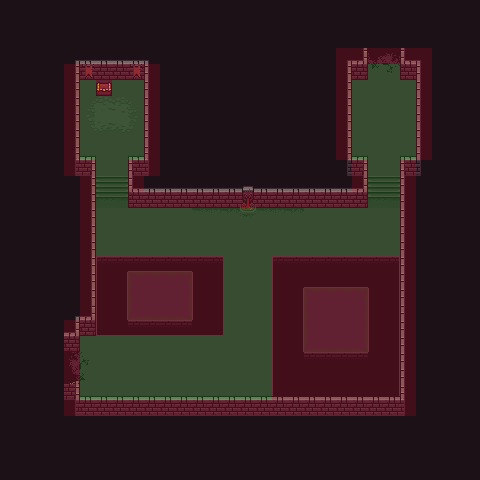

Rendered tile map (Tiled .tmx) drawn with the repository's tilesets; below, a short description and the map source with its tile grids summarised:
An orthogonal 30x30 tile map with 16x16 px tiles, 9 tile layers (bg, floor, bg2, bg2-1, ...), 3 tilesets and 6 objects.

<map version="1.5" tiledversion="1.7.0" orientation="orthogonal" renderorder="right-down" width="30" height="30" tilewidth="16" tileheight="16" infinite="0" nextlayerid="13" nextobjectid="18">
 <tileset firstgid="1" source="0x72_16x16DungeonTileset_walls.v1.tsx" />
 <tileset firstgid="257" source="0x72_16x16DungeonTileset.v4.tsx" />
 <tileset firstgid="513" source="NavigationTileSet.tsx" />
 <layer id="1" name="bg" width="30" height="30">
  <data>[900 cells, 900 non-empty, 1 distinct tile ids]</data>
 </layer>
 <layer id="2" name="floor" width="30" height="30">
  <data>[900 cells, 206 non-empty, 1 distinct tile ids]</data>
 </layer>
 <layer id="8" name="bg2" width="30" height="30">
  <data>[900 cells, 96 non-empty, 13 distinct tile ids]</data>
 </layer>
 <layer id="9" name="bg2-1" width="30" height="30">
  <data>[900 cells, 8 non-empty, 1 distinct tile ids]</data>
 </layer>
 <layer id="3" name="fg" width="30" height="30">
  <data>[900 cells, 165 non-empty, 32 distinct tile ids]</data>
 </layer>
 <layer id="4" name="exits" width="30" height="30">
  <data>[900 cells, 8 non-empty, 8 distinct tile ids]</data>
 </layer>
 <layer id="10" name="props" width="30" height="30">
  <data>[900 cells, 19 non-empty, 11 distinct tile ids]</data>
 </layer>
 <layer id="12" name="treasure" width="30" height="30">
  <data>[900 cells, 1 non-empty, 1 distinct tile ids]</data>
 </layer>
 <objectgroup id="5" name="Collisions">
  <object id="11" x="80" y="72">
   <polygon points="0,0.6875 64,0.6875 64,84 48,84 47.9375,128.938 159.938,128.938 164,132 172,132 175.938,128.938 287.938,128.938 288,84 272,84 272.125,0.9375 288.125,0.9375 288,-24 320,-24 320.125,0.9375 336.125,0.9375 336,84 320,84 320,324 0,324 0,308 -16,308 -16,272 0,272 0.0625,256.563 16.0625,256.563 16,84 0,84" />
  </object>
  <object id="17" x="96" y="88">
   <polygon points="0,0 0,-8 16,-8 16,0" />
  </object>
 </objectgroup>
 <objectgroup id="6" name="Void">
  <object id="12" x="96" y="328">
   <polygon points="0.0625,0.625 128.063,0.625 128,-72 0,-72" />
  </object>
  <object id="14" x="128" y="320">
   <polygon points="0,0 0,-56 64,-56 64,0" />
  </object>
  <object id="15" x="272" y="396">
   <polygon points="0,0 0,-140 128,-140 128,0" />
  </object>
  <object id="16" x="304" y="352">
   <polygon points="0,0 0,-72 64,-72 64,0" />
  </object>
 </objectgroup>
 <objectgroup id="7" name="Gates" />
 <layer id="11" name="navigation" width="30" height="30" opacity="0.17">
  <data>[900 cells, 396 non-empty, 2 distinct tile ids]</data>
 </layer>
</map>
